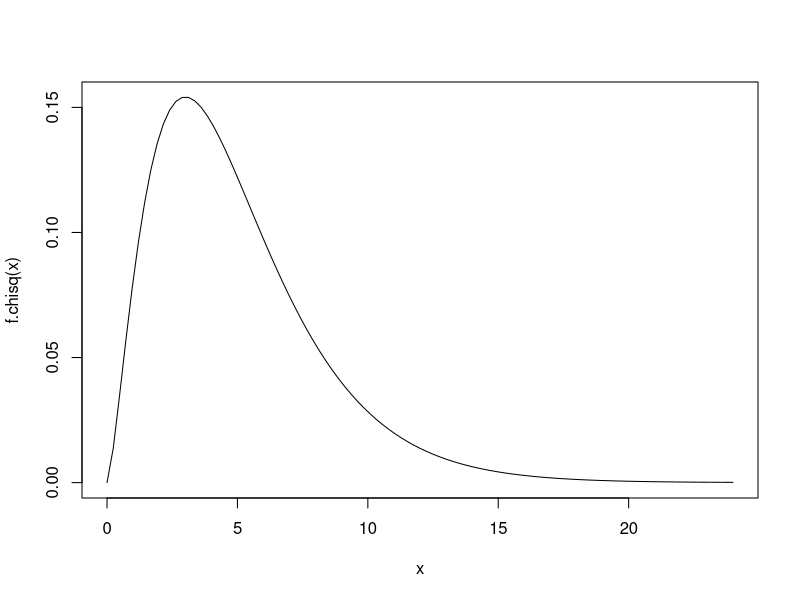
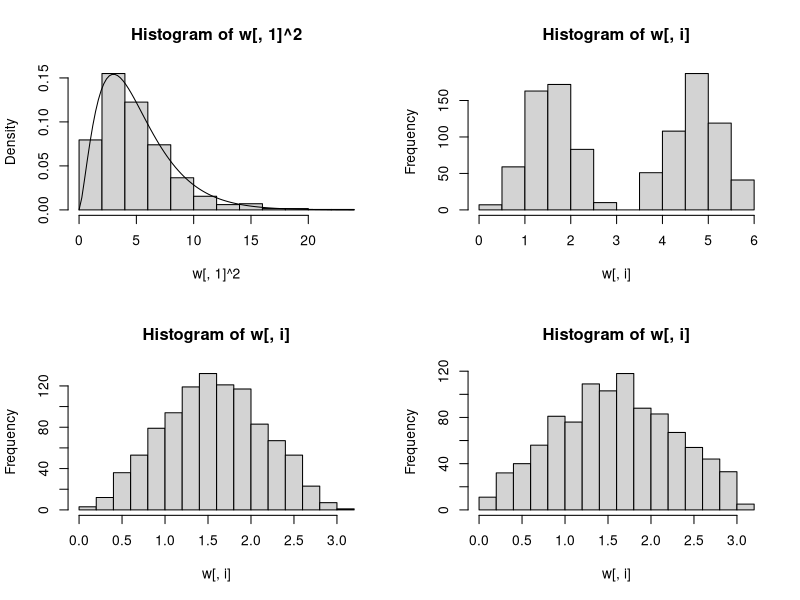
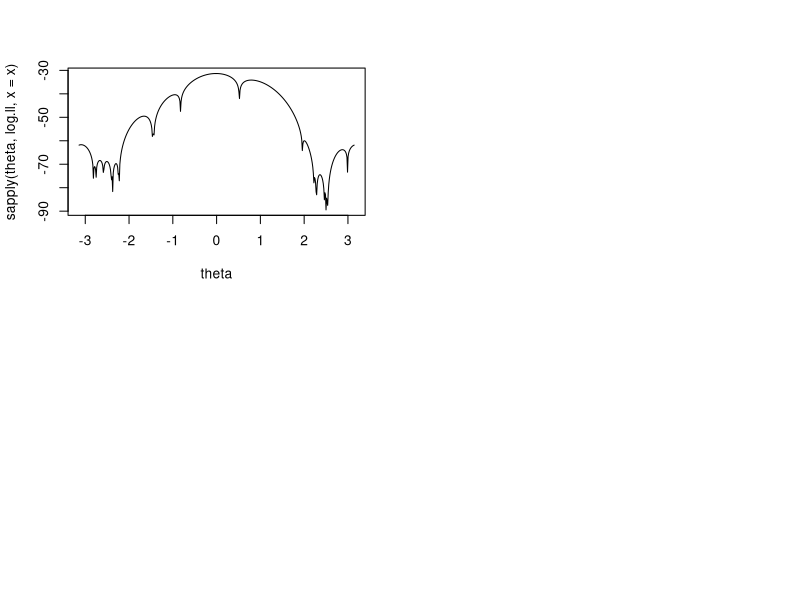

These figures' R source, in order:
gcd <- function(m, n){
    r <- m %% n
    while (r > 0){
        m <- r
        r <- n %% r
        n <- m
    }
    return (n)
}

### problem 2

order.matrix <- function(x){
    x.order <- order(as.vector(x))
    return (cbind(x.order %% nrow(x) + 1, x.order %/% nrow(x) + 1))
}

### problem 3

polaroid <- function(x){
    R <- sqrt(sum(x^2))
    theta <- rep(0, length(x) - 1)
    theta[1] <- acos(x[1]/R)
    c <- R*sin(theta[1])
    for (i in 2:(length(x)-1)){
        theta[i] <- acos(x[i] / c)    
        c <- c * sin(theta[i])
    }
    if (x[length(x)] < 0){
        theta[1] <- 2*pi - theta[1]
        theta[-1] <- pi - theta[-1]
    }
    return (c(R, theta))
}

normalize <- function(x){
    sqrt.ss <- sqrt(apply(x^2, 1, sum))
    return (sweep(x, 1, sqrt.ss, '/'))
}

y <- matrix(rnorm(5000), ncol=5)
z <- normalize(y)
p.val <- apply(z, 2, function(x) ks.test(x, 'punif', min=-1, max=1)$p.val)

# Visualize inspect theta_1 is Chi-squared distributed.
w <- t(apply(y, 1, polaroid))
h <- hist(w[, 1]^2, plot=F)
f.chisq <- function(x) dchisq(x, df=5)
xy <- curve(f.chisq, 0, max(h$breaks))

layout(matrix(c(1, 2, 3, 4), byrow=T, ncol=2))
hist(w[,1]^2, freq=F, ylim=c(0, max(xy$y, h$density)))
lines(xy)
for (i in 2:4){
    hist(w[, i])
}

# Test for if uniform distributed
ks.test(w[, 2], 'punif', min=0, max=2*pi)
ks.test(w[, 3], 'punif', min=0, max=pi)
ks.test(w[, 4], 'punif', min=0, max=pi)

### Problem 4

# Quadratic New-Raphson method
newton.quad <- function(f, f.fd, f.sd, x0, eps, max.iter=100){
    # f.fd := first derivative of function f
    # f.sd := second derivative of function f

    # Initialization
    iter <- 1
    x1 <- NA

    while ((is.na(x1) || abs(x1-x0) > eps) && iter < max.iter){
        # Quadratic coefficients
        a <- f.sd(x0)
        b <- 2*f.fd(x0) - 2*f.sd(x0)*x0 - 2
        c <- 2*f(x0) - 2*x0*f.fd(x0)+f.sd(x0)*x0^2

        # Discriminant of quadratic formula
        delta <- b^2 - 4*a*c

        if (delta < 0){
            # No real solution, find the point where the derivative of function
            # h(x) = f(x) - x equals 0.
            x1 <- (f.sd(x0) * x0 + 1 - f.fd(x0)) / f.sd(x0)
        } else {
            # Candidates of two x1
            x1.cand <- (-b + c(1, -1) * sqrt(delta))/2/a
            # Choose a x1 that is closer to x0
            x1 <- x1.cand[which.min(abs(x1.cand-x0))]
        }
        cat("[ITER]", iter, "/", x1, fill=T)

        # Update x0
        x0 <- x1
    }

    if (abs(x1-x0) > eps){
        return (NULL)
    } else {
        return (x1)
    }
}

# 4(a)
fa <- function(x) cos(x) - x
fa.fd <- function(x) -sin(x) - 1
fa.sd <- function(x) -cos(x)
newton.quad(fa, fa.fd, fa.sd, 1, 1e-6, 100)

### Problem 5

### Problem 6
log.ll <- function(x, theta) {-length(x) * log(2*pi) + sum(log(1-cos(x-theta)))}
x <- c(3.91, 4.85, 2.28, 4.06, 3.70, 4.04, 5.46, 3.53, 2.28, 1.96, 2.53, 3.88, 2.22, 3.47, 4.82, 2.46, 2.99, 2.54, 0.52, 2.50)
theta <- seq(-pi, pi, length.out=500)
plot(theta, sapply(theta, log.ll, x=x), typ='l') 

log.ll2 <- function(x){
    # X is theta here
    x.i <- c(3.91, 4.85, 2.28, 4.06, 3.70, 4.04, 5.46, 3.53, 2.28, 1.96, 2.53, 3.88, 2.22, 3.47, 4.82, 2.46, 2.99, 2.54, 0.52, 2.50)
    return (-length(x.i) * log(2*pi) + sum(log(1-cos(x.i-x))))
}
optimize(log.ll2, c(-pi, pi), tol=1e-8, maximum=T)
newton <- function(f, f.prime, x0, eps, max.iter){
    x1 <- x0 - f(x0)/f.prime(x0)
    iter <- 1
    while(abs(x1 - x0) > eps & iter < max.iter){
        x0 <- x1
        x1 <- x0 - f(x0)/f.prime(x0)
        cat("[ITER]", iter, "/", x1, fill=T)
        iter <- iter + 1
    }

    return (x1)
}

# First derivative of log-likelihood function
dl <- function(theta){
    x.i <- c(3.91, 4.85, 2.28, 4.06, 3.70, 4.04, 5.46, 3.53, 2.28, 1.96, 2.53, 3.88, 2.22, 3.47, 4.82, 2.46, 2.99, 2.54, 0.52, 2.50)
    return (-sum(sin(x.i-theta)/(1-cos(x.i-theta))))
}

# Second derivative
d2l <- function(theta){
    x.i <- c(3.91, 4.85, 2.28, 4.06, 3.70, 4.04, 5.46, 3.53, 2.28, 1.96, 2.53, 3.88, 2.22, 3.47, 4.82, 2.46, 2.99, 2.54, 0.52, 2.50)
    return (-sum(1/(1-cos(x.i-theta))))
}

newton(dl, d2l, 0, 1e-6, 100)
newton(dl, d2l, -1.5, 1e-6, 100)
newton(dl, d2l, -2.0, 1e-6, 100)
newton(dl, d2l, -2.7, 1e-6, 100)
